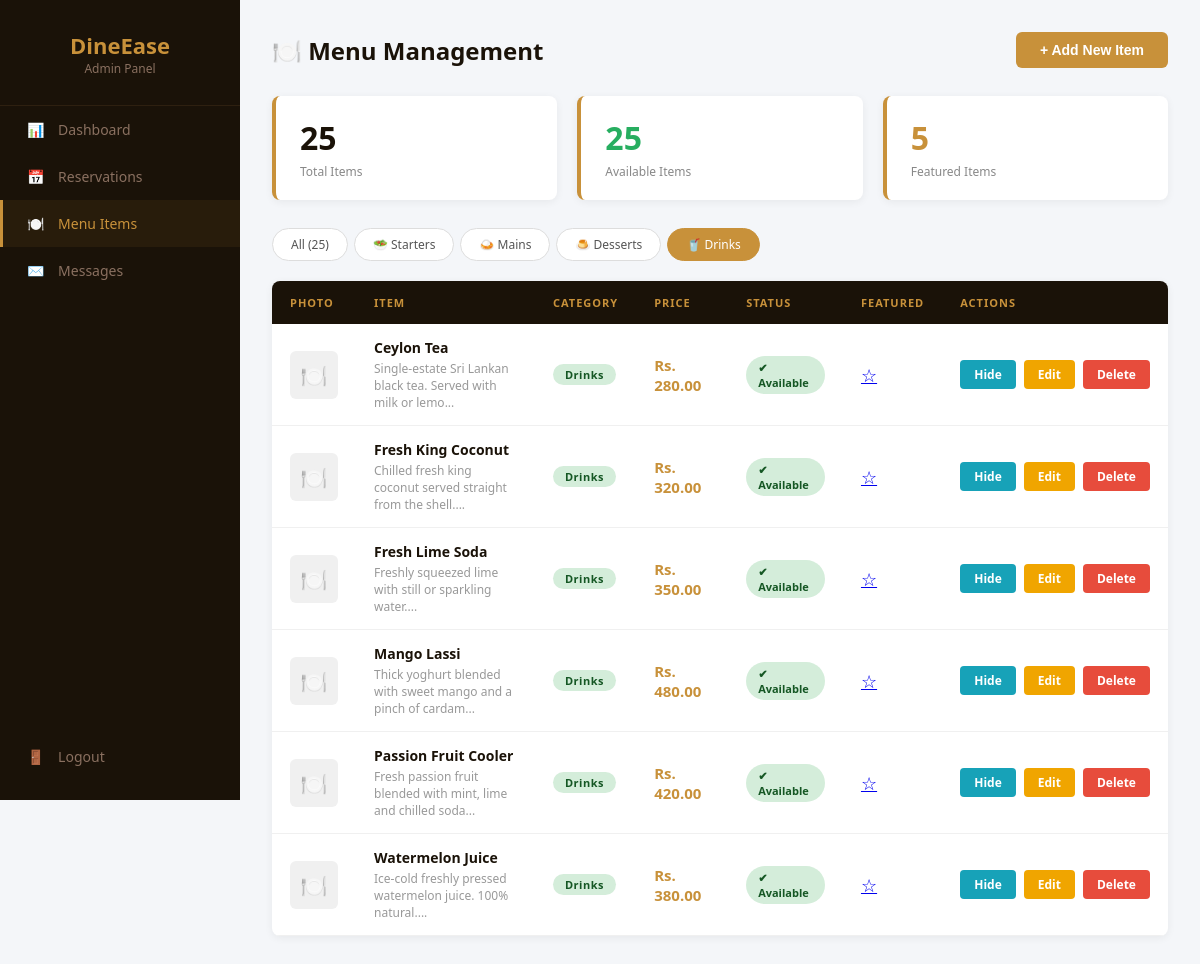
The page /admin/menu.php?cat=drinks (signed in) on the database its author committed.
### tables this page shows
CREATE TABLE IF NOT EXISTS menu_items (
    id           INT AUTO_INCREMENT PRIMARY KEY,
    name         VARCHAR(120)  NOT NULL,
    description  TEXT,
    price        DECIMAL(10,2) NOT NULL,
    category     ENUM('starters','mains','desserts','drinks') NOT NULL,
    image        VARCHAR(255)  DEFAULT '',
    image_url    VARCHAR(500)  DEFAULT '',
    is_featured  TINYINT(1)    DEFAULT 0,
    is_available TINYINT(1)    DEFAULT 1,
    created_at   TIMESTAMP     DEFAULT CURRENT_TIMESTAMP
);

### admin/menu.php (the view, shortened to what this page needs)
<?php
include '../config/db.php';
$filter   = $_GET['cat'] ?? 'all';
$where    = $filter !== 'all' ? "WHERE category='$filter'" : '';
$items    = $conn->query("SELECT * FROM menu_items $where ORDER BY category, name");
$total    = $conn->query("SELECT COUNT(*) as c FROM menu_items")->fetch_assoc()['c'];
$available= $conn->query("SELECT COUNT(*) as c FROM menu_items WHERE is_available=1")->fetch_assoc()['c'];
$featured = $conn->query("SELECT COUNT(*) as c FROM menu_items WHERE is_featured=1")->fetch_assoc()['c'];
?>
<!DOCTYPE html>
<html lang="en">
<head>
</head>
<body>
<div class="sidebar">
  <div class="sidebar-logo">DineEase <span>Admin Panel</span></div>
  <a href="dashboard.php"    class="nav-item"><span class="icon">📊</span> Dashboard</a>
  <a href="reservations.php" class="nav-item"><span class="icon">📅</span> Reservations</a>
  <a href="menu.php"         class="nav-item active"><span class="icon">🍽️</span> Menu Items</a>
  <a href="messages.php"     class="nav-item"><span class="icon">✉️</span> Messages</a>
  <a href="logout.php"       class="nav-item" style="position:absolute;bottom:20px;width:100%;">
    <span class="icon">🚪</span> Logout
  </a>
</div>
<div class="main">
  <div class="page-header">
    <h1>🍽️ Menu Management</h1>
    <button class="btn-open-form" onclick="toggleForm()">+ Add New Item</button>
  </div>
  <div class="stats-row">
    <div class="stat-card">
      <div class="num"><?= $total ?></div>
      <div class="label">Total Items</div>
    </div>
    <div class="stat-card">
      <div class="num" style="color:#27ae60"><?= $available ?></div>
      <div class="label">Available Items</div>
    </div>
    <div class="stat-card">
      <div class="num" style="color:#c8913a"><?= $featured ?></div>
      <div class="label">Featured Items</div>
    </div>
  </div>
  <div class="filter-tabs">
    <a href="?cat=all"      class="filter-tab <?= $filter==='all'      ? 'active':'' ?>">All (<?= $total ?>)</a>
    <a href="?cat=starters" class="filter-tab <?= $filter==='starters' ? 'active':'' ?>">🥗 Starters</a>
    <a href="?cat=mains"    class="filter-tab <?= $filter==='mains'    ? 'active':'' ?>">🍛 Mains</a>
    <a href="?cat=desserts" class="filter-tab <?= $filter==='desserts' ? 'active':'' ?>">🍮 Desserts</a>
    <a href="?cat=drinks"   class="filter-tab <?= $filter==='drinks'   ? 'active':'' ?>">🥤 Drinks</a>
  </div>
  <div class="table-wrap">
    <table>
      <thead>
        <tr>
          <th>Photo</th>
          <th>Item</th>
          <th>Category</th>
          <th>Price</th>
          <th>Status</th>
          <th>Featured</th>
          <th>Actions</th>
        </tr>
      </thead>
      <tbody>
        <?php if ($items->num_rows === 0): ?>
          <tr class="empty-row">
            <td colspan="7">🍽️ No menu items found. Add your first item above!</td>
          </tr>
        <?php else: ?>
          <?php while ($item = $items->fetch_assoc()): ?>
            <tr>
              <td>
                <?php if ($item['image']): ?>
                  <img src="../uploads/menu/<?= htmlspecialchars($item['image']) ?>"
                       class="img-thumb" alt=""/>
                <?php else: ?>
                  <div class="no-img">🍽️</div>
                <?php endif; ?>
              </td>
              <td>
                <div class="item-name"><?= htmlspecialchars($item['name']) ?></div>
                <div class="item-desc"><?= htmlspecialchars(substr($item['description'],0,60)) ?>...</div>
              </td>
              <td>
                <span class="category-badge cat-<?= $item['category'] ?>">
                  <?= ucfirst($item['category']) ?>
                </span>
              </td>
              <td><span class="price">Rs. <?= number_format($item['price'],2) ?></span></td>
              <td>
                <span class="status-badge <?= $item['is_available'] ? 'status-on':'status-off' ?>">
                  <?= $item['is_available'] ? '✔ Available' : '✖ Hidden' ?>
                </span>
              </td>
              <td>
                <a href="?feature=<?= $item['id'] ?>" class="star" title="Toggle featured">
                  <?= $item['is_featured'] ? '⭐' : '☆' ?>
                </a>
              </td>
              <td>
                <div class="actions">
                  <a href="?toggle=<?= $item['id'] ?>" class="btn-sm btn-toggle">
                    <?= $item['is_available'] ? 'Hide' : 'Show' ?>
                  </a>
                  <a href="edit_item.php?id=<?= $item['id'] ?>" class="btn-sm btn-edit">Edit</a>
                  <a href="?delete=<?= $item['id'] ?>"
                     onclick="return confirm('Delete <?= htmlspecialchars($item['name']) ?>?')"
                     class="btn-sm btn-del">Delete</a>
                </div>
              </td>
            </tr>
          <?php endwhile; ?>
        <?php endif; ?>
      </tbody>
    </table>
  </div>
</div>
</body>
</html>

### admin/menu.php (style rules this page uses)
* { margin:0; padding:0; box-sizing:border-box; }
body { font-family:'Segoe UI',sans-serif; background:#f4f6f9; color:#333; }
.sidebar { position:fixed; top:0; left:0; width:240px; height:100vh; background:#1a1208; padding:30px 0; }
.sidebar-logo { font-size:22px; font-weight:700; color:#c8913a; text-align:center; padding:0 20px 28px; border-bottom:1px solid #2e2010; }
.sidebar-logo span { font-size:12px; color:#8a7060; display:block; font-weight:400; }
.nav-item { display:block; padding:14px 24px; color:#8a7060; text-decoration:none; font-size:14px; transition:all 0.2s; border-left:3px solid transparent; }
.nav-item:hover, .nav-item.active { color:#c8913a; background:rgba(200,145,58,0.08); border-left-color:#c8913a; }
.nav-item .icon { margin-right:10px; }
.main { margin-left:240px; padding:32px; }
.page-header { display:flex; justify-content:space-between; align-items:center; margin-bottom:28px; }
.page-header h1 { font-size:24px; color:#1a1208; }
.btn-open-form { background:#c8913a; color:#fff; border:none; padding:10px 24px; font-size:14px; font-weight:600; cursor:pointer; border-radius:6px; transition:background 0.2s; }
.stats-row { display:grid; grid-template-columns:repeat(3,1fr); gap:20px; margin-bottom:28px; }
.stat-card { background:#fff; padding:20px 24px; border-radius:8px; border-left:4px solid #c8913a; box-shadow:0 2px 8px rgba(0,0,0,0.06); }
.stat-card .num { font-size:32px; font-weight:700; color:#1a1208; }
.stat-card .label { font-size:12px; color:#888; margin-top:4px; }
.filter-tabs { display:flex; gap:6px; margin-bottom:20px; flex-wrap:wrap; }
.filter-tab { padding:7px 18px; border-radius:20px; border:1px solid #ddd; background:#fff; font-size:12px; cursor:pointer; text-decoration:none; color:#555; transition:all 0.2s; }
.filter-tab:hover, .filter-tab.active { background:#c8913a; color:#fff; border-color:#c8913a; }
.table-wrap { background:#fff; border-radius:8px; box-shadow:0 2px 8px rgba(0,0,0,0.06); overflow:hidden; }
table { width:100%; border-collapse:collapse; }
thead tr { background:#1a1208; }
thead th { padding:14px 18px; text-align:left; font-size:11px; letter-spacing:1px; text-transform:uppercase; color:#c8913a; }
tbody tr { border-bottom:1px solid #f0f0f0; transition:background 0.15s; }
td { padding:14px 18px; font-size:14px; vertical-align:middle; }
.item-name { font-weight:600; color:#1a1208; }
.item-desc { font-size:12px; color:#999; margin-top:3px; max-width:250px; }
.category-badge { display:inline-block; padding:3px 12px; border-radius:20px; font-size:11px; font-weight:600; letter-spacing:0.5px; }
.cat-drinks { background:#d4edda; color:#155724; }
.price { font-weight:700; color:#c8913a; font-size:15px; }
.status-badge { display:inline-block; padding:4px 12px; border-radius:20px; font-size:11px; font-weight:600; }
.status-on { background:#d4edda; color:#155724; }
.star { font-size:18px; cursor:pointer; }
.actions { display:flex; gap:8px; }
.btn-sm { padding:6px 14px; border:none; border-radius:4px; font-size:12px; font-weight:600; cursor:pointer; text-decoration:none; display:inline-block; transition:opacity 0.2s; }
.btn-toggle { background:#17a2b8; color:#fff; }
.btn-edit { background:#f0a500; color:#fff; }
.btn-del { background:#e74c3c; color:#fff; }
.no-img { width:48px; height:48px; border-radius:6px; background:#f0f0f0; display:flex; align-items:center; justify-content:center; font-size:22px; }

### rows shown on the page
menu_items: name "Ceylon Tea", description "Single-estate Sri Lankan black tea. Served with milk or lemo", category "Drinks", price "280.00", is_available "✔ Available"
menu_items: name "Fresh King Coconut", description "Chilled fresh king coconut served straight from the shell.", category "Drinks", price "320.00", is_available "✔ Available"
menu_items: name "Fresh Lime Soda", description "Freshly squeezed lime with still or sparkling water.", category "Drinks", price "350.00", is_available "✔ Available"
menu_items: name "Mango Lassi", description "Thick yoghurt blended with sweet mango and a pinch of cardam", category "Drinks", price "480.00", is_available "✔ Available"
menu_items: name "Passion Fruit Cooler", description "Fresh passion fruit blended with mint, lime and chilled soda", category "Drinks", price "420.00", is_available "✔ Available"
menu_items: name "Watermelon Juice", description "Ice-cold freshly pressed watermelon juice. 100% natural.", category "Drinks", price "380.00", is_available "✔ Available"

### other values the page prints
$total "25"
$available "25"
$featured "5"
